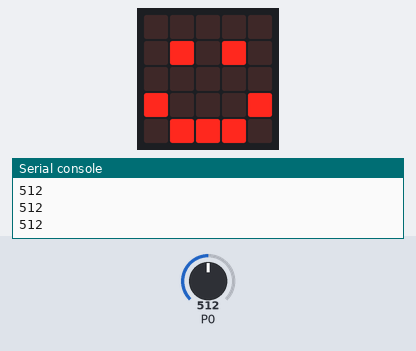
Recording of a program running on a simulated BBC micro:bit running MicroPython. Parts: the board's 5×5 LED display, the last lines printed to the serial console. The inputs (shaded band) are chosen by the test bench; at power-on: P0 = 512 (analog values on the 0–1023 scale).

Above: at 1.2 s.
1.3 s: P0 set to 0
At 2.5 s:
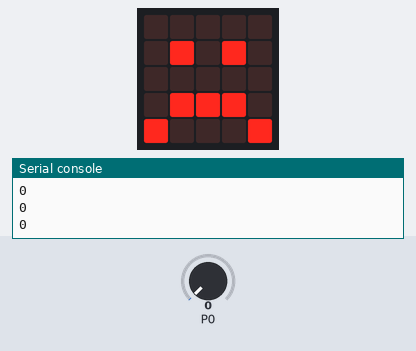
2.8 s: P0 set to 20
At 4.0 s:
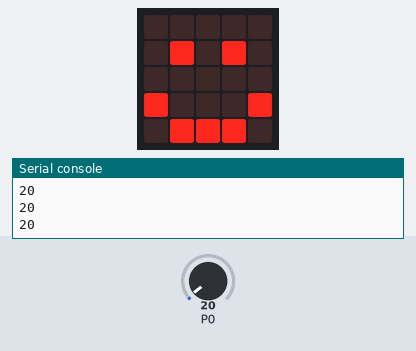
Timing chart, 0 to 5.8 s (numbered marks = the images above; inputs shaded):
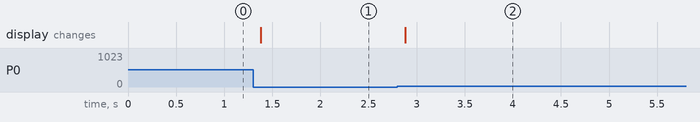

The program:

ch9_2.py
```python
from microbit import *

while True:
    pot_value=pin0.read_analog()
    print(pot_value)
    if pot_value <= 10:
        display.show(Image.SAD)
    else:
        display.show(Image.HAPPY)

    sleep(125)
```

Measured:
- after the input at 1.3 s, the display: changes after 0.08 s (image 1)
- after the input at 2.8 s, the display: changes after 0.08 s (image 2)
